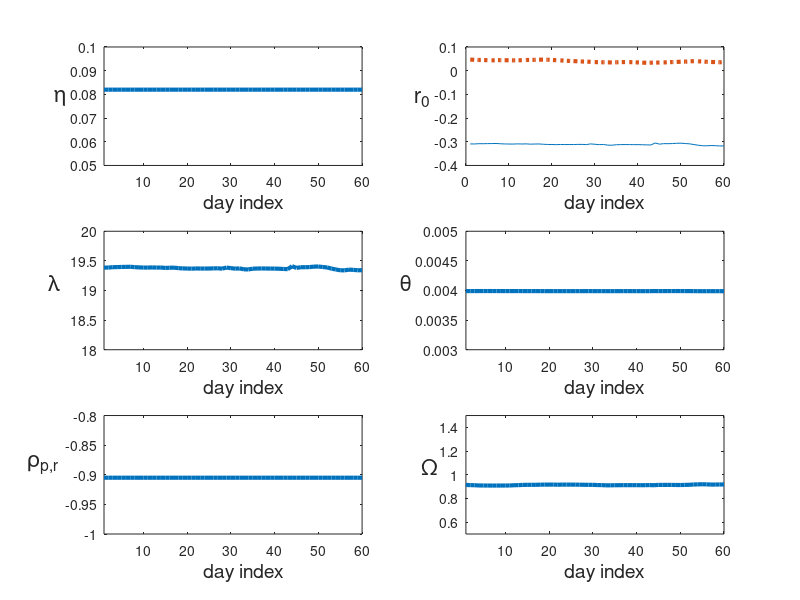
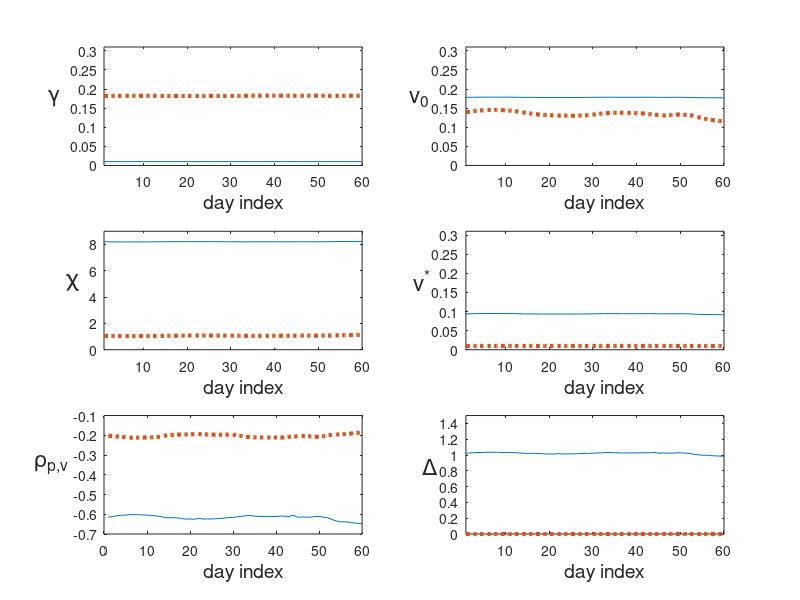
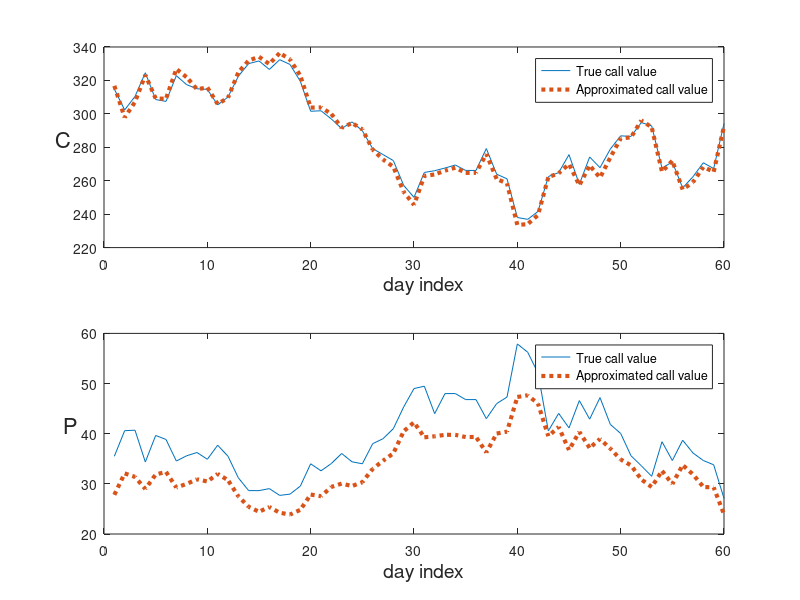
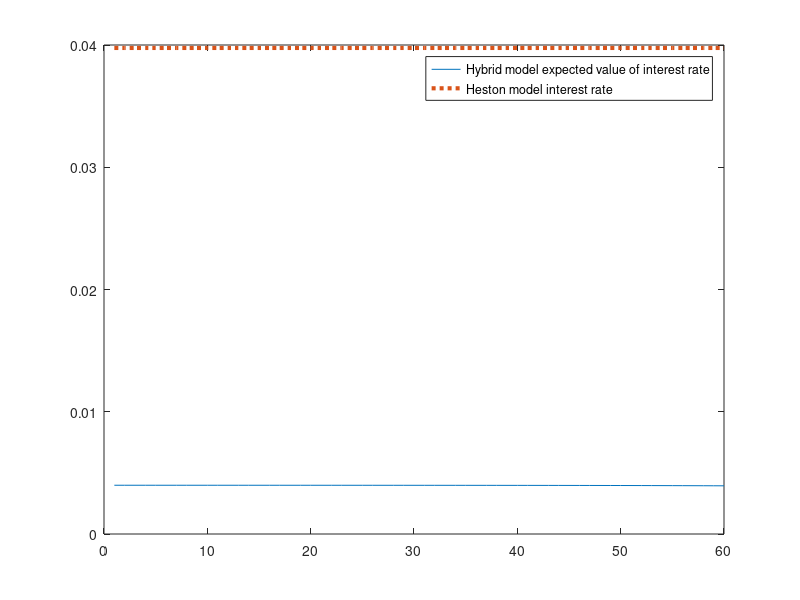

Write the MATLAB code that produced these figures, in order.
clear all

%load smile_fft.txt
%par=smile_fft;

load param_rec_call_put_15_02_def3.txt
par=param_rec_call_put_15_02_def3;


load param_recH0_call_put.txt
parH=param_recH0_call_put;


load price_in_sample_call_put_15_02_def3.txt
pr=price_in_sample_call_put_15_02_def3;



%load price_in_sample_call_put_v1.txt
%pr=price_in_sample_call_put_v1;

%nsize=max(size(fcallL(:,2)));


%% caso sei giorni
nobs=60;
%% numero strike
 nstr=5;
nv=12;
   
         maxdist=264-22-60
      
%% riordino dati per  scadenza e tipo
icont=0;
for io=1:nobs
 
      timetomatt(io)=(maxdist-io+1)/264;
      timetomat(io)=io;
      %/252.0;
      %/263.d0;
    %  timetomat(io)=(maxdist-io+1)/252.d0;
      delta(io)=par(icont+1,2)
      epsv(io)=par(icont+2,2);
      v0(io)=par(icont+3,2);
      thetav(io)=par(icont+4,2);
      chiv(io)=par(icont+5,2);
      rhov(io)=par(icont+6,2);
      epsr(io)=par(icont+7,2);
      r0(io)=par(icont+8,2);
      thetar(io)=par(icont+9,2);
      chir(io)=par(icont+10,2);
      rhor(io)=par(icont+11,2);
     omega(io)=par(icont+12,2)
      
       deltaH(io)=parH(icont+1,2)
      epsvH(io)=parH(icont+2,2);
      v0H(io)=parH(icont+3,2);
      thetavH(io)=parH(icont+4,2);
      chivH(io)=parH(icont+5,2);
      rhovH(io)=parH(icont+6,2);
      epsrH(io)=parH(icont+7,2);
      r0H(io)=parH(icont+8,2);
      thetarH(io)=parH(icont+9,2);
      chirH(io)=parH(icont+10,2);
      rhorH(io)=parH(icont+11,2);
     omegaH(io)=parH(icont+12,2)
    
     
      icont=icont+nv;
end 

icont=0;
for io=1:nobs
    for j=1:6
        for i=1:5
        icont=icont+1
        prS0(i,io)=pr(icont,2);
        callT(i,io)=pr(icont,4);
         callA(i,io)=pr(icont,3);
          putT(i,io)=pr(icont,6);
         putA(i,io)=pr(icont,5);
     end
       %% nelle lettura resta memorizzato l'ultimo della finestra 
        
    end
end

figure(1)

h11=subplot(3,2,1)
plot(timetomat,epsr,'-','LineWidth',3)
ylabel('\eta ','Rotation',0,'FontSize',16)
%xlabel('    time to maturity (days)','FontSize',14)
xlabel('    day index','FontSize',14)
axis([min(min(timetomat)) max(max(timetomat)) 0.05 0.1]) 


h22=subplot(3,2,2)
plot(timetomat,r0,'-',timetomat,r0H,':','LineWidth',3)
ylabel('r_0  ','Rotation',0,'FontSize',16)
%xlabel('    time to maturity  (days)','FontSize',14)
xlabel('    day index','FontSize',14)
%axis([min(min(timetomat))  max(max(timetomat)) 0.8 1.21])


h33=subplot(3,2,3)
plot(timetomat,chir,'-','LineWidth',3)
ylabel('\lambda   ','Rotation',0,'FontSize',16)
%xlabel('    time to maturity  (days)','FontSize',14)
xlabel('    day index','FontSize',14)
axis([min(min(timetomat))  max(max(timetomat)) 18 20])

h44=subplot(3,2,4)
plot(timetomat,thetar,'-','LineWidth',3)
ylabel('\theta ','Rotation',0,'FontSize',16)
%xlabel('    time to maturity  (days)','FontSize',14)
xlabel('    day index','FontSize',14)
axis([min(min(timetomat))  max(max(timetomat)) 0.003 0.005])

h5=subplot(3,2,5)
plot(timetomat,rhor,'-','LineWidth',3)
ylabel('\rho_{p,r}     ','Rotation',0,'FontSize',16)
%xlabel('    time to maturity  (days)','FontSize',14)
xlabel('    day index','FontSize',14)

axis([min(min(timetomat))  max(max(timetomat)) -1.0 -0.8])

h6=subplot(3,2,6)
plot(timetomat,omega,'-','LineWidth',3)
ylabel('\Omega ','Rotation',0,'FontSize',16)
%xlabel('    time to maturity  (days)','FontSize',14)
xlabel('    day index','FontSize',14)
axis([min(min(timetomat))  max(max(timetomat)) 0.5 1.5])



figure(2)

h1H=subplot(3,2,1)
plot(timetomat,epsv,'-',timetomat,epsvH,':','LineWidth',3)
ylabel('\gamma   ','Rotation',0,'FontSize',16)
%xlabel('    time to maturity (days)','FontSize',14)
xlabel('    day index','FontSize',14)
axis([min(min(timetomat)) max(max(timetomat)) 0.0 0.31]) 
%pause(0.2)

h2H=subplot(3,2,2)
plot(timetomat,v0,'-',timetomat,v0H,':','LineWidth',3)
ylabel('v_0  ','Rotation',0,'FontSize',16)
%xlabel('    time to maturity  (days)','FontSize',14)
xlabel('    day index','FontSize',14)
axis([min(min(timetomat))  max(max(timetomat)) 0.0 0.31])

h3H=subplot(3,2,3)
plot(timetomat,chiv,'-',timetomat,chivH,':','LineWidth',3)
ylabel('\chi   ','Rotation',0,'FontSize',16)
%xlabel('    time to maturity  (days)','FontSize',14)
xlabel('    day index','FontSize',14)
axis([min(min(timetomat))  max(max(timetomat)) 0 9])

h4H=subplot(3,2,4)
plot(timetomat,thetav,'-',timetomat,thetavH,':','LineWidth',3)
ylabel('v^* ','Rotation',0,'FontSize',16)
%xlabel('    time to maturity  (days)','FontSize',14)
xlabel('    day index','FontSize',14)
axis([min(min(timetomat))  max(max(timetomat)) 0.00 0.31])

h5H=subplot(3,2,5)
plot(timetomat,rhov,'-',timetomat,rhovH,':','LineWidth',3)
ylabel('\rho_{p,v}     ','Rotation',0,'FontSize',16)
%xlabel('    time to maturity  (days)','FontSize',14)
xlabel('    day index','FontSize',14)
%axis([min(min(timetomat))  max(max(timetomat)) -0.151 0.051])


h6H=subplot(3,2,6)
plot(timetomat,delta,'-',timetomat,deltaH,':','LineWidth',3)
ylabel('\Delta ','Rotation',0,'FontSize',16)
xlabel('    day index','FontSize',14)
%
axis([min(min(timetomat))  max(max(timetomat)) 0. 1.5])



figure(3)
ik=1
h1call=subplot(2,1,1)
plot(timetomat,callT(ik,:),'-',timetomat,callA(ik,:),':','LineWidth',3)
ylabel('C ','Rotation',0,'FontSize',16)
xlabel('    day index','FontSize',14)
legend('True call value', 'Approximated call value')
%
%axis([min(min(timetomat))  max(max(timetomat)) 0. 0.05])
h1put=subplot(2,1,2)
plot(timetomat,putT(ik,:),'-',timetomat,putA(ik,:),':','LineWidth',3)
ylabel('P ','Rotation',0,'FontSize',16)
xlabel('    day index','FontSize',14)
legend('True call value', 'Approximated call value')
%
%axis([min(min(timetomat))  max(max(timetomat)) 0. 0.05])


%%%%%%%%%%%%%%%%%%%%%%%%%%%%5
%% confroto tassi
for i=1:max(size(timetomatt))
    mediar(i)=(mean(r0)-mean(thetar))*exp(-mean(chir)*(180-i)/264)+mean(thetar)*(1-exp(-mean(chir)*(180-i)/264));
    mediarH(i)=mean(r0H);
end
figure(4)
plot(timetomat,mediar,'-',timetomat,mediarH,':','LineWidth',3)
legend('Hybrid model expected value of interest rate','Heston model interest rate')

